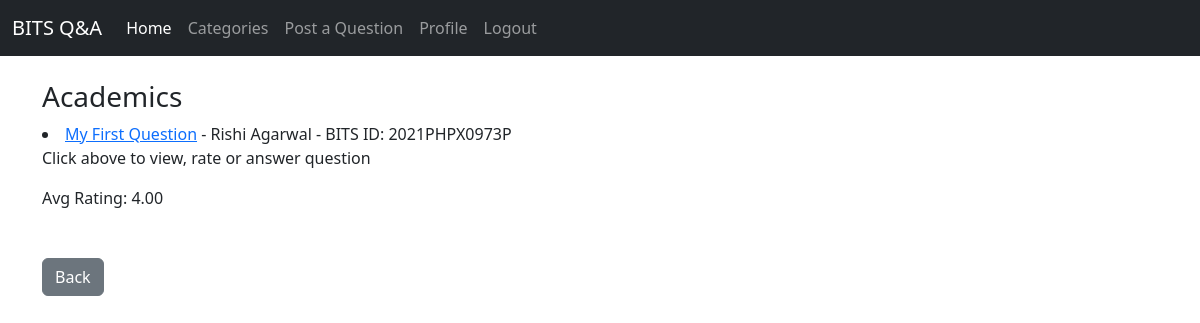
/category/Academics (signed in), run on the app's committed database.
### comms/models.py (models this page shows, shortened)
class Question(models.Model):
    title = models.CharField(max_length=255)
    author = models.ForeignKey(User, on_delete=models.CASCADE)
    body = RichTextField(blank=True, null=True)
    date_posted = models.DateTimeField(default=timezone.now)
    category = models.CharField(max_length=255, default='Others')
    year = models.CharField(max_length = 10, default='1st Year')
    report = models.BooleanField(default=False)
    avg_rating = models.DecimalField(default=0.00, decimal_places=2, max_digits=4)
    times_rated = models.IntegerField(default=0)

### users/models.py (models this page shows, shortened)
class Profile(models.Model):
    user = models.OneToOneField(User, on_delete=models.CASCADE, null=True)
    image = models.ImageField(default='default.jpg', upload_to = "profile_pics")
    BITS_ID = models.CharField(max_length=14, null=True)
    hostel_name = models.CharField(max_length=20, null=True)
    room = models.PositiveIntegerField(null=True)
    mob = models.CharField(max_length=15, null=True)

### comms/views.py (the view)
# urls.py: path('category/<str:cats>', CategoryView, name='category'),
def CategoryView(request, cats):
    category_qns = Question.objects.filter(category = cats).order_by('-avg_rating')
    return render(request, 'comms/categories.html', {'cats':cats, 'category_qns':category_qns})

### comms/templates/comms/categories.html
{% extends 'comms/base.html' %}
{% load crispy_forms_tags %}
{% block content %}
{% if user.is_authenticated %}
    {% if category_qns %}
        <h3>{{ cats }}</h1>
        {% for qn in category_qns %}
                <li><a href="{% url 'detail' qn.pk %}">{{ qn.title }}</a> - {{ qn.author.first_name}} {{qn.author.last_name}} - BITS ID: {{ qn.author.profile.BITS_ID}}<br>
                <p>Click above to view, rate or answer question </p>  Avg Rating: {{ qn.avg_rating}}
                </li>
        {% endfor %}
        <br><br>
        <a href="{% url 'category-det' %}" class="btn btn-secondary">Back</a>
    {% else %}
        <h2>Sorry, this page doesn't exist</h2>
    {% endif %}
{% else %}
    You're not logged in! Please login. <br/><br/>
    <a href="{% url 'login' %}" class="btn btn-secondary">Login</a>
{% endif %}
{% endblock %}

### data on the page
Question: category "Academics", title "My First Question", author.first_name "Rishi", author.last_name "Agarwal", author.profile.BITS_ID "2021PHPX0973P", avg_rating "4.00"
